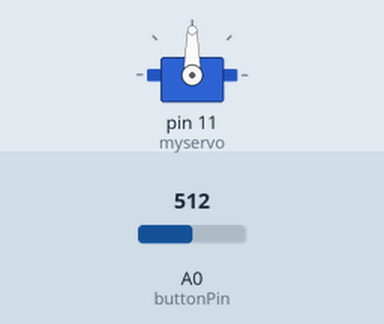
The sketch below on a simulated Arduino Uno, built with avr-gcc and run on an emulated ATmega328P. Shown: servo. The inputs (shaded band) are chosen by the test bench; at power-on: A0 (buttonPin) = 512.

Above: at 1.2 s.
1.3 s: A0 (buttonPin) set to 537
2.8 s: A0 (buttonPin) set to 558
At 2.95 s:
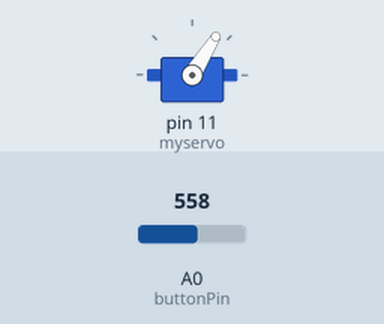
At 4.76 s:
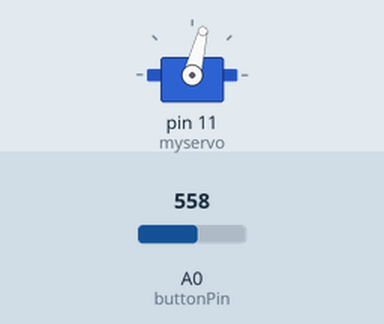
5.8 s: A0 (buttonPin) set to 540
At 7.2 s:
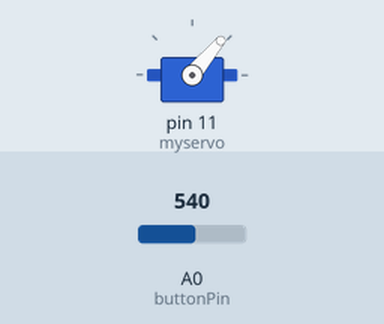
Timing chart, 0 to 8.8 s (numbered marks = the images above; inputs shaded):
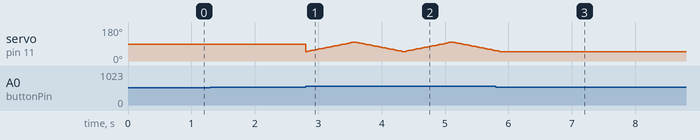

The sketch:

mirror.ino
```cpp
// code to make the self cleaning mirror work


// the duster works by using a servo motor and magnest which moves in one direction then the other
// it is controlled using a remote control triggering an IR sensor

//include library for operating servo
#include <Servo.h>
Servo myservo;

// constants won't change. They're used here to set pin numbers:
const int buttonPin = A0;     // the number of the pushbutton pin

// variables will change:
int buttonState = 0;         // variable for reading the pushbutton status
int pos = 0;

void setup() {

  // initialize the pushbutton pin as an input:
  pinMode(buttonPin, INPUT);

  // this pin will determin whether the remote has been pressed using an IR Sensor
  myservo.attach(11);
}

void loop() {

  // read the state of the IR Sensor value:
  buttonState = analogRead(buttonPin);

  //print the value read by the IR Sensor
  Serial.println(buttonState);

   // check if the pushbutton is pressed. If it is, the buttonState is more than 500:
  if (buttonState > 550) {

    //creating a pendulum movement with servo

    //moves servo in a arched position allowing for cloth to movie in that arch on 'mirror'
     for (pos = 50; pos <= 100; pos += 1) { // goes from 0 degrees to 180 degrees
      // in steps of 1 degree
      myservo.write(pos);              // tell servo to go to position in variable 'pos'
      delay(15);                       // waits 15ms for the servo to reach the position
    }

     //moves servo in a arched position in the opposite direction allowing for cloth to movie in that arch on 'mirror'
    for (pos = 100; pos >= 50; pos -= 1) { // goes from 180 degrees to 0 degrees
      myservo.write(pos);              // tell servo to go to position in variable 'pos'
      delay(15);                       // waits 15ms for the servo to reach the position
    }
  } else {
    // if remote off botton pressed, IR sensor will read less than 500 and then servo will be turned off
  }
}
```

Measured:
- the behaviour switches between 550 and 551 on A0 (buttonPin) (found by bisection; images 0 and 1)
- after the input at 1.3 s, every drawn part: stays the same
- after the input at 5.8 s, servo on pin 11 (myservo): goes on until 5.9 s, then stays 50°
